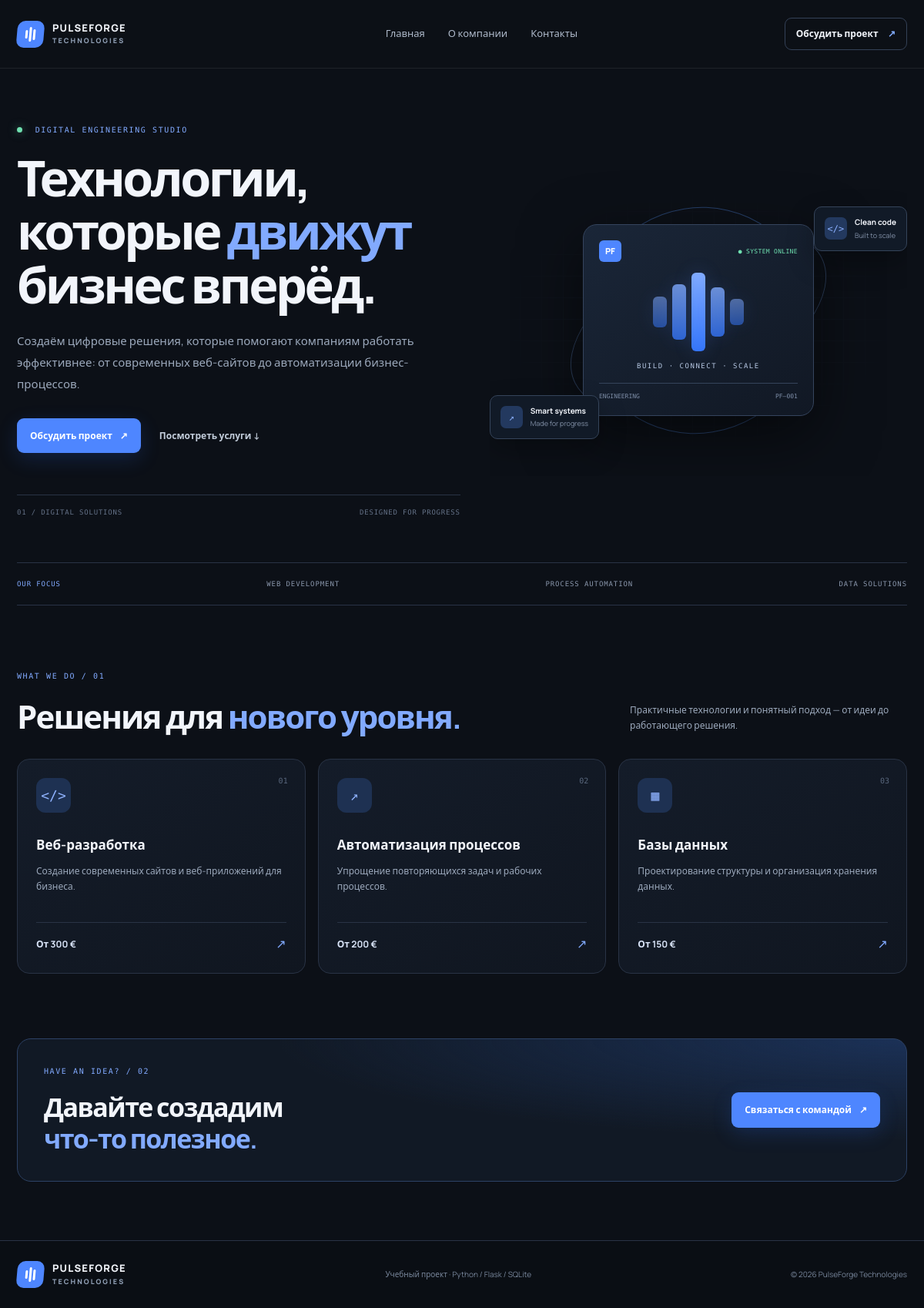
The page / on the database its author committed.
### tables this page shows
CREATE TABLE services (
                id INTEGER PRIMARY KEY AUTOINCREMENT,
                name TEXT NOT NULL,
                description TEXT NOT NULL,
                price TEXT NOT NULL
            );

### app.py (the view)
@app.route("/")
def index():
    with get_db() as db:
        services = db.execute("SELECT * FROM services ORDER BY id").fetchall()
    return render_template("index.html", services=services)

### app.py (called while the page is built)
def get_db():
    connection = sqlite3.connect(DB_PATH)
    connection.row_factory = sqlite3.Row
    return connection

### templates/index.html (shortened to what this page needs)
{% extends "base.html" %}
{% block content %}
<section class="hero">
  <div class="hero-copy">
    <div class="eyebrow"><span class="status-dot"></span> DIGITAL ENGINEERING STUDIO</div>
    <h1>Технологии,<br>которые <span>движут</span><br>бизнес вперёд.</h1>
    <p class="hero-description">Создаём цифровые решения, которые помогают компаниям работать эффективнее: от современных веб-сайтов до автоматизации бизнес-процессов.</p>
    <div class="hero-actions">
      <a class="button button-primary" href="{{ url_for('contact') }}">Обсудить проект <span>↗</span></a>
      <a class="text-link" href="#services">Посмотреть услуги <span>↓</span></a>
    </div>
    <div class="hero-meta"><span>01 / DIGITAL SOLUTIONS</span><span>DESIGNED FOR PROGRESS</span></div>
  </div>
  <div class="hero-art" aria-label="Декоративная технологическая иллюстрация">
    <div class="orbit orbit-one"></div><div class="orbit orbit-two"></div>
    <div class="core-card">
      <div class="core-top"><span class="mini-mark">PF</span><span class="live-pill">● SYSTEM ONLINE</span></div>
      <div class="core-symbol"><span></span><span></span><span></span><span></span><span></span></div>
      <p class="core-caption">BUILD · CONNECT · SCALE</p>
      <div class="core-line"></div>
      <div class="core-bottom"><span>ENGINEERING</span><span>PF—001</span></div>
    </div>
    <div class="floating-tag tag-top"><span class="tag-icon">&lt;/&gt;</span><span>Clean code<small>Built to scale</small></span></div>
    <div class="floating-tag tag-bottom"><span class="tag-icon">↗</span><span>Smart systems<small>Made for progress</small></span></div>
    <div class="art-grid"></div>
  </div>
</section>
<section class="trust-row">
  <span>OUR FOCUS</span><span>WEB DEVELOPMENT</span><span>PROCESS AUTOMATION</span><span>DATA SOLUTIONS</span>
</section>
<section class="section" id="services">
  <div class="section-heading">
    <div><p class="eyebrow">WHAT WE DO / 01</p><h2>Решения для <span>нового уровня.</span></h2></div>
    <p>Практичные технологии и понятный подход — от идеи до работающего решения.</p>
  </div>
  <div class="service-grid">
    {% for service in services %}
    <article class="service-card">
      <div class="service-number">0{{ loop.index }}</div>
      <div class="service-icon">{% if loop.index == 1 %}&lt;/&gt;{% elif loop.index == 2 %}↗{% else %}▦{% endif %}</div>
      <h3>{{ service.name }}</h3>
      <p>{{ service.description }}</p>
      <div class="service-bottom"><strong>{{ service.price }}</strong><span>↗</span></div>
    </article>
    {% endfor %}
  </div>
</section>
<section class="contact-banner">
  <div><p class="eyebrow">HAVE AN IDEA? / 02</p><h2>Давайте создадим<br><span>что-то полезное.</span></h2></div>
  <a class="button button-primary" href="{{ url_for('contact') }}">Связаться с командой <span>↗</span></a>
</section>
{% endblock %}

### rows shown on the page
services: name "Веб-разработка", description "Создание современных сайтов и веб-приложений для бизнеса.", price "От 300 €"
services: name "Автоматизация процессов", description "Упрощение повторяющихся задач и рабочих процессов.", price "От 200 €"
services: name "Базы данных", description "Проектирование структуры и организация хранения данных.", price "От 150 €"
